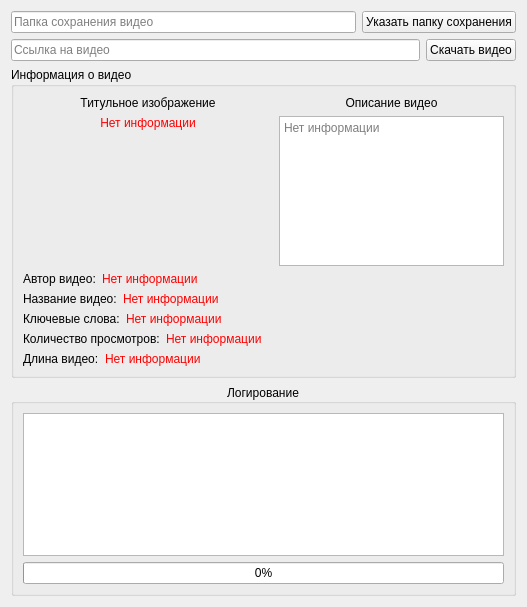
<?xml version="1.0" encoding="UTF-8"?>
<ui version="4.0">
 <class>Form</class>
 <widget class="QWidget" name="Form">
  <property name="geometry">
   <rect>
    <x>0</x>
    <y>0</y>
    <width>525</width>
    <height>607</height>
   </rect>
  </property>
  <property name="windowTitle">
   <string>YouTube Video Downloader v.3</string>
  </property>
  <layout class="QGridLayout" name="gridLayout">
   <item row="0" column="0">
    <layout class="QHBoxLayout" name="horizontalLayout">
     <item>
      <widget class="QLineEdit" name="save_path">
       <property name="placeholderText">
        <string>Папка сохранения видео</string>
       </property>
      </widget>
     </item>
     <item>
      <widget class="QPushButton" name="pushButton">
       <property name="text">
        <string>Указать папку сохранения</string>
       </property>
      </widget>
     </item>
    </layout>
   </item>
   <item row="1" column="0">
    <layout class="QHBoxLayout" name="horizontalLayout_2">
     <item>
      <widget class="QLineEdit" name="url_video">
       <property name="placeholderText">
        <string>Ссылка на видео</string>
       </property>
      </widget>
     </item>
     <item>
      <widget class="QPushButton" name="pushButton_2">
       <property name="text">
        <string>Скачать видео</string>
       </property>
      </widget>
     </item>
    </layout>
   </item>
   <item row="2" column="0">
    <widget class="QGroupBox" name="groupBox">
     <property name="title">
      <string>Информация о видео</string>
     </property>
     <layout class="QVBoxLayout" name="verticalLayout_4">
      <item>
       <layout class="QHBoxLayout" name="horizontalLayout_5">
        <item>
         <layout class="QVBoxLayout" name="verticalLayout_3">
          <item>
           <widget class="QLabel" name="label_9">
            <property name="text">
             <string>Титульное изображение</string>
            </property>
            <property name="alignment">
             <set>Qt::AlignCenter</set>
            </property>
           </widget>
          </item>
          <item>
           <widget class="QLabel" name="title_image">
            <property name="minimumSize">
             <size>
              <width>250</width>
              <height>150</height>
             </size>
            </property>
            <property name="maximumSize">
             <size>
              <width>250</width>
              <height>150</height>
             </size>
            </property>
            <property name="styleSheet">
             <string notr="true">color: rgb(255, 0, 0);</string>
            </property>
            <property name="text">
             <string>Нет информации</string>
            </property>
            <property name="alignment">
             <set>Qt::AlignHCenter|Qt::AlignTop</set>
            </property>
           </widget>
          </item>
          <item>
           <spacer name="verticalSpacer_2">
            <property name="orientation">
             <enum>Qt::Vertical</enum>
            </property>
            <property name="sizeHint" stdset="0">
             <size>
              <width>20</width>
              <height>40</height>
             </size>
            </property>
           </spacer>
          </item>
         </layout>
        </item>
        <item>
         <layout class="QVBoxLayout" name="verticalLayout_2">
          <item>
           <widget class="QLabel" name="label_2">
            <property name="text">
             <string>Описание видео</string>
            </property>
            <property name="alignment">
             <set>Qt::AlignCenter</set>
            </property>
           </widget>
          </item>
          <item>
           <widget class="QTextEdit" name="textEdit">
            <property name="minimumSize">
             <size>
              <width>225</width>
              <height>150</height>
             </size>
            </property>
            <property name="maximumSize">
             <size>
              <width>225</width>
              <height>150</height>
             </size>
            </property>
            <property name="autoFillBackground">
             <bool>true</bool>
            </property>
            <property name="readOnly">
             <bool>true</bool>
            </property>
            <property name="placeholderText">
             <string>Нет информации</string>
            </property>
           </widget>
          </item>
          <item>
           <spacer name="verticalSpacer">
            <property name="orientation">
             <enum>Qt::Vertical</enum>
            </property>
            <property name="sizeHint" stdset="0">
             <size>
              <width>20</width>
              <height>40</height>
             </size>
            </property>
           </spacer>
          </item>
         </layout>
        </item>
       </layout>
      </item>
      <item>
       <layout class="QHBoxLayout" name="horizontalLayout_8">
        <item>
         <widget class="QLabel" name="label_7">
          <property name="sizePolicy">
           <sizepolicy hsizetype="Maximum" vsizetype="Preferred">
            <horstretch>0</horstretch>
            <verstretch>0</verstretch>
           </sizepolicy>
          </property>
          <property name="text">
           <string>Автор видео:</string>
          </property>
         </widget>
        </item>
        <item>
         <widget class="QLabel" name="author">
          <property name="styleSheet">
           <string notr="true">color: rgb(255, 0, 0);</string>
          </property>
          <property name="text">
           <string>Нет информации</string>
          </property>
         </widget>
        </item>
       </layout>
      </item>
      <item>
       <layout class="QHBoxLayout" name="horizontalLayout_10">
        <item>
         <widget class="QLabel" name="label_16">
          <property name="sizePolicy">
           <sizepolicy hsizetype="Maximum" vsizetype="Preferred">
            <horstretch>0</horstretch>
            <verstretch>0</verstretch>
           </sizepolicy>
          </property>
          <property name="text">
           <string>Название видео:</string>
          </property>
         </widget>
        </item>
        <item>
         <widget class="QLabel" name="title_video">
          <property name="styleSheet">
           <string notr="true">color: rgb(255, 0, 0);</string>
          </property>
          <property name="text">
           <string>Нет информации</string>
          </property>
         </widget>
        </item>
       </layout>
      </item>
      <item>
       <layout class="QHBoxLayout" name="horizontalLayout_11">
        <item>
         <widget class="QLabel" name="label_18">
          <property name="sizePolicy">
           <sizepolicy hsizetype="Maximum" vsizetype="Preferred">
            <horstretch>0</horstretch>
            <verstretch>0</verstretch>
           </sizepolicy>
          </property>
          <property name="text">
           <string>Ключевые слова:</string>
          </property>
         </widget>
        </item>
        <item>
         <widget class="QLabel" name="key_words">
          <property name="styleSheet">
           <string notr="true">color: rgb(255, 0, 0);</string>
          </property>
          <property name="text">
           <string>Нет информации</string>
          </property>
         </widget>
        </item>
       </layout>
      </item>
      <item>
       <layout class="QHBoxLayout" name="horizontalLayout_12">
        <item>
         <widget class="QLabel" name="label_20">
          <property name="sizePolicy">
           <sizepolicy hsizetype="Maximum" vsizetype="Preferred">
            <horstretch>0</horstretch>
            <verstretch>0</verstretch>
           </sizepolicy>
          </property>
          <property name="text">
           <string>Количество просмотров:</string>
          </property>
         </widget>
        </item>
        <item>
         <widget class="QLabel" name="number_of_views">
          <property name="styleSheet">
           <string notr="true">color: rgb(255, 0, 0);</string>
          </property>
          <property name="text">
           <string>Нет информации</string>
          </property>
         </widget>
        </item>
       </layout>
      </item>
      <item>
       <layout class="QHBoxLayout" name="horizontalLayout_13">
        <item>
         <widget class="QLabel" name="label_22">
          <property name="sizePolicy">
           <sizepolicy hsizetype="Maximum" vsizetype="Preferred">
            <horstretch>0</horstretch>
            <verstretch>0</verstretch>
           </sizepolicy>
          </property>
          <property name="text">
           <string>Длина видео:</string>
          </property>
         </widget>
        </item>
        <item>
         <widget class="QLabel" name="video_length">
          <property name="styleSheet">
           <string notr="true">color: rgb(255, 0, 0);</string>
          </property>
          <property name="text">
           <string>Нет информации</string>
          </property>
         </widget>
        </item>
       </layout>
      </item>
     </layout>
    </widget>
   </item>
   <item row="3" column="0">
    <widget class="QGroupBox" name="groupBox_3">
     <property name="title">
      <string>Логирование</string>
     </property>
     <property name="alignment">
      <set>Qt::AlignCenter</set>
     </property>
     <layout class="QVBoxLayout" name="verticalLayout_5">
      <item>
       <widget class="QListWidget" name="listWidget"/>
      </item>
      <item>
       <widget class="QProgressBar" name="progressBar">
        <property name="value">
         <number>0</number>
        </property>
       </widget>
      </item>
     </layout>
    </widget>
   </item>
  </layout>
 </widget>
 <resources/>
 <connections/>
</ui>
